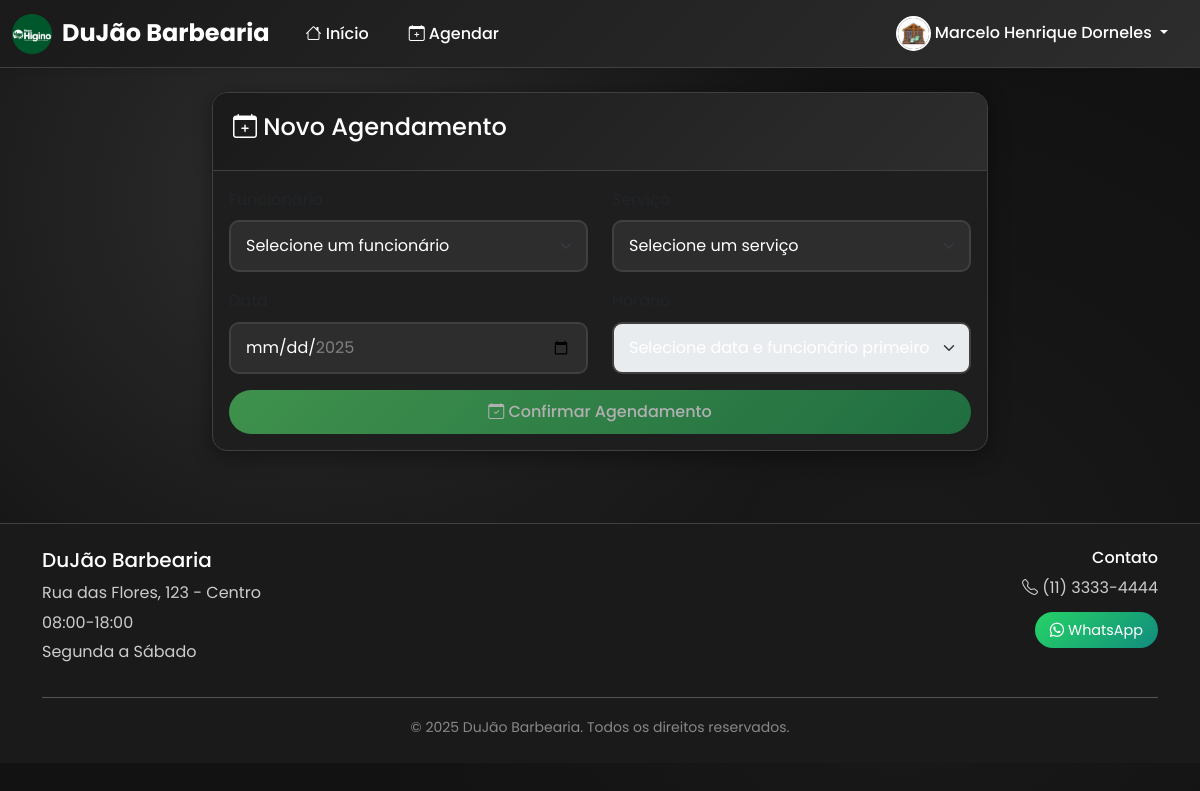
/agendamento (signed in), run on the app's committed database.
### tables this page shows
CREATE TABLE configuracoes (
                id INTEGER PRIMARY KEY AUTOINCREMENT,
                nome_barbearia TEXT DEFAULT 'Barbearia Premium',
                logo_url TEXT DEFAULT '/static/uploads/logo-barbearia.jpg',
                telefone_contato TEXT,
                whatsapp_contato TEXT,
                endereco TEXT,
                horario_funcionamento TEXT DEFAULT '08:00-18:00',
                dias_funcionamento TEXT DEFAULT 'Segunda a Sábado',
                descricao TEXT DEFAULT 'A melhor barbearia da cidade',
                instagram TEXT,
                facebook TEXT
            );

### app.py (the view, shortened to what this page needs)
@app.route('/agendamento', methods=['GET', 'POST'])
def agendamento():
    if 'usuario_id' not in session or session['tipo_usuario'] != 'cliente':
        return redirect(url_for('login'))
    funcionarios = models.listar_funcionarios()
    servicos = models.listar_servicos()
    fidelidade = models.obter_fidelidade_cliente(session['usuario_id'])
    return render_template('agendamento.html',
                         funcionarios=funcionarios,
                         servicos=servicos,
                         fidelidade=fidelidade)

### app.py (called while the page is built)
@app.context_processor
def inject_datetime():
    return dict(datetime=datetime, timedelta=timedelta)

@app.context_processor
def inject_configuracoes():
    configuracoes = models.obter_configuracoes_barbearia()
    if 'usuario_id' in session and session.get('tipo_usuario') == 'admin':
        if configuracoes and configuracoes.get('logo_url'):
            session['foto_perfil'] = configuracoes['logo_url']
        else:
            session['foto_perfil'] = '/static/uploads/logo-barbearia.jpg'
    return dict(configuracoes_barbearia=configuracoes)

### banco.py (called while the page is built)
@contextmanager
def obter_conexao():
    conn = sqlite3.connect(BANCO_NOME, timeout=30.0)
    conn.execute('PRAGMA journal_mode=WAL')
    conn.execute('PRAGMA synchronous=NORMAL')
    conn.execute('PRAGMA cache_size=1000')
    conn.execute('PRAGMA temp_store=MEMORY')
    try:
        yield conn
    except Exception:
        conn.rollback()
        raise
    finally:
        conn.close()

### models.py (called while the page is built)
def listar_funcionarios():
    with obter_conexao() as conn:
        cursor = conn.cursor()
        cursor.execute('''
            SELECT f.id, u.nome, f.valor_corte, f.tipo_pagamento, u.whatsapp, u.foto_perfil
            FROM funcionarios f
            JOIN usuarios u ON f.usuario_id = u.id
            WHERE f.ativo = 1
        ''')
        return cursor.fetchall()

def listar_servicos():
    with obter_conexao() as conn:
        cursor = conn.cursor()
        cursor.execute('''
            SELECT id, nome, preco, duracao
            FROM servicos
            WHERE ativo = 1
        ''')
        return cursor.fetchall()

def obter_fidelidade_cliente(cliente_id):
    with obter_conexao() as conn:
        cursor = conn.cursor()
        cursor.execute('''
            SELECT id, cliente_id, cortes_realizados, cortes_gratuitos_disponiveis
            FROM fidelidade
            WHERE cliente_id = ?
        ''', (cliente_id,))
        return cursor.fetchone()

### templates/agendamento.html (shortened to what this page needs)
{% extends "base.html" %}
{% block conteudo %}
<div class="row justify-content-center">
    <div class="col-md-8">
        <div class="card">
            <div class="card-header">
                <h4><i class="bi bi-calendar-plus"></i> Novo Agendamento</h4>
            </div>
            <div class="card-body">
                <form method="POST" id="formAgendamento">
                    <div class="row">
                        <div class="col-md-6 mb-3">
                            <label for="funcionario_id" class="form-label">Funcionário</label>
                            <select class="form-select" id="funcionario_id" name="funcionario_id" required>
                                <option value="">Selecione um funcionário</option>
                            </select>
                        </div>
                        <div class="col-md-6 mb-3">
                            <label for="servico_id" class="form-label">Serviço</label>
                            <select class="form-select" id="servico_id" name="servico_id" required>
                                <option value="">Selecione um serviço</option>
                            </select>
                        </div>
                    </div>
                    <div class="row">
                        <div class="col-md-6 mb-3">
                            <label for="data" class="form-label">Data</label>
                            <input type="date" class="form-control" id="data" name="data" required>
                        </div>
                        <div class="col-md-6 mb-3">
                            <label for="horario" class="form-label">Horário</label>
                            <select class="form-select" id="horario" name="horario" required disabled>
                                <option value="">Selecione data e funcionário primeiro</option>
                            </select>
                        </div>
                    </div>
                    <div class="d-grid">
                        <button type="submit" class="btn btn-success" id="btnAgendar" disabled>
                            <i class="bi bi-calendar-check"></i> Confirmar Agendamento
                        </button>
                    </div>
                </form>
            </div>
        </div>
    </div>
</div>
{% endblock %}

### templates/base.html (shortened to what this page needs)
<!DOCTYPE html>
<html lang="pt-BR">
<head>
    <link href="https://cdn.jsdelivr.net/npm/bootstrap@5.3.0/dist/css/bootstrap.min.css" rel="stylesheet">
    <link href="https://cdn.jsdelivr.net/npm/bootstrap-icons@1.10.0/font/bootstrap-icons.css" rel="stylesheet">
</head>
<body>
    <nav class="navbar navbar-expand-lg navbar-dark">
        <div class="container-fluid">
            <a class="navbar-brand logo-container" href="{% if session.tipo_usuario == 'admin' %}{{ url_for('dashboard_admin') }}{% elif session.tipo_usuario == 'funcionario' %}{{ url_for('dashboard_funcionario') }}{% else %}{{ url_for('dashboard_cliente') }}{% endif %}">
                <img src="{{ configuracoes_barbearia.logo_url if configuracoes_barbearia and configuracoes_barbearia.logo_url else 'https://images.pexels.com/photos/1319460/pexels-photo-1319460.jpeg?auto=compress&cs=tinysrgb&w=100&h=100&fit=crop' }}" alt="Logo" class="logo-img">
                <span>{{ configuracoes_barbearia.nome_barbearia if configuracoes_barbearia else 'Barbearia Premium' }}</span>
            </a>
            <div class="collapse navbar-collapse" id="navbarNav">
                <ul class="navbar-nav me-auto">
                    {% if session.usuario_id %}
                        {% if session.tipo_usuario == 'admin' %}
                            <li class="nav-item">
                                <a class="nav-link" href="{{ url_for('dashboard_admin') }}">
                                    <i class="bi bi-speedometer2"></i> Dashboard
                                </a>
                            </li>
                            <li class="nav-item">
                                <a class="nav-link" href="{{ url_for('gerenciar_funcionarios') }}">
                                    <i class="bi bi-people"></i> Funcionários
                                </a>
                            </li>
                            <li class="nav-item">
                                <a class="nav-link" href="{{ url_for('listar_clientes') }}">
                                    <i class="bi bi-person-lines-fill"></i> Clientes
                                </a>
                            </li>
                            <li class="nav-item">
                                <a class="nav-link" href="{{ url_for('configuracoes_barbearia') }}">
                                    <i class="bi bi-gear"></i> Configurações
                                </a>
                            </li>
                        {% elif session.tipo_usuario == 'funcionario' %}
                            <li class="nav-item">
                                <a class="nav-link" href="{{ url_for('dashboard_funcionario') }}">
                                    <i class="bi bi-calendar-check"></i> Meus Agendamentos
                                </a>
                            </li>
                        {% else %}
                            <li class="nav-item">
                                <a class="nav-link" href="{{ url_for('dashboard_cliente') }}">
                                    <i class="bi bi-house"></i> Início
                                </a>
                            </li>
                            <li class="nav-item">
                                <a class="nav-link" href="{{ url_for('agendamento') }}">
                                    <i class="bi bi-calendar-plus"></i> Agendar
                                </a>
                            </li>
                        {% endif %}
                    {% endif %}
                </ul>
                <ul class="navbar-nav">
                    {% if session.usuario_id %}
                        <li class="nav-item dropdown">
                            <a class="nav-link dropdown-toggle" href="#" role="button" data-bs-toggle="dropdown">
                                <img src="{{ session.foto_perfil if session.foto_perfil else (configuracoes_barbearia.logo_url if session.tipo_usuario == 'admin' and configuracoes_barbearia else '/static/uploads/default-user.jpg') }}" alt="Perfil" class="perfil-img">
                                {{ session.nome_usuario }}
                            </a>
                        </li>
                    {% endif %}
                </ul>
            </div>
        </div>
    </nav>
    <div class="container-fluid py-4">
        {% block conteudo %}{% endblock %}
    </div>
    <footer class="py-4 mt-5" style="background-color: var(--cor-primaria); border-top: 1px solid var(--cor-border);">
        <div class="container">
            <div class="row">
                <div class="col-md-6">
                    <h5 style="color: white;">{{ configuracoes_barbearia.nome_barbearia if configuracoes_barbearia else 'Barbearia Premium' }}</h5>
                    <p class="mb-1" style="color: #ccc;">{{ configuracoes_barbearia.endereco if configuracoes_barbearia else 'Endereço não informado' }}</p>
                    <p class="mb-1" style="color: #ccc;">{{ configuracoes_barbearia.horario_funcionamento if configuracoes_barbearia else 'Horário não informado' }}</p>
                    <p style="color: #ccc;">{{ configuracoes_barbearia.dias_funcionamento if configuracoes_barbearia else 'Dias não informados' }}</p>
                </div>
                <div class="col-md-6 text-md-end">
                    <h6 style="color: white;">Contato</h6>
                    {% if configuracoes_barbearia and configuracoes_barbearia.telefone_contato %}
                        <p style="color: #ccc;"><i class="bi bi-telephone"></i> {{ configuracoes_barbearia.telefone_contato }}</p>
                    {% endif %}
                    {% if configuracoes_barbearia and configuracoes_barbearia.whatsapp_contato %}
                        <a href="https://wa.me/55{{ configuracoes_barbearia.whatsapp_contato }}" class="whatsapp-btn" target="_blank">
                            <i class="bi bi-whatsapp"></i> WhatsApp
                        </a>
                    {% endif %}
                </div>
            </div>
            <hr>
            <div class="text-center">
                <small style="color: #888;">&copy; 2025 {{ configuracoes_barbearia.nome_barbearia if configuracoes_barbearia else 'Barbearia Premium' }}. Todos os direitos reservados.</small>
            </div>
        </div>
    </footer>
</body>
</html>

### templates/base.html (style rules this page uses)
:root { --cor-primaria: #1a1a1a; --cor-secundaria: #2d2d2d; --cor-destaque: #ff6b6b; --cor-sucesso: #51cf66; --cor-aviso: #ffd43b; --cor-info: #74c0fc; --cor-fundo: #121212; --cor-texto: #ffffff; --cor-card: #1e1e1e; --cor-input: #2d2d2d; --cor-border: #404040; --cor-hover: #333333; }
* { margin: 0; padding: 0; box-sizing: border-box; }
body { font-family: 'Poppins', sans-serif; background-color: var(--cor-fundo); color: var(--cor-texto); line-height: 1.6; background-image: radial-gradient(circle at 25% 25%, #2d2d2d 0%, transparent 50%), radial-gradient(circle at 75% 75%, #1a1a1a 0%, transparent 50%); min-height: 100vh; }
.navbar-brand { font-weight: 700; font-size: 1.5rem; }
.navbar { background: linear-gradient(135deg, var(--cor-primaria), var(--cor-secundaria)) !important; box-shadow: 0 2px 10px rgba(0,0,0,0.1); border-bottom: 1px solid var(--cor-border); }
.navbar-nav .nav-link { color: white !important; font-weight: 500; transition: all 0.3s ease; margin: 0 5px; border-radius: 5px; padding: 8px 15px !important; }
.card { border: none; border-radius: 15px; background-color: var(--cor-card); box-shadow: 0 5px 20px rgba(0,0,0,0.4); transition: all 0.3s ease; overflow: hidden; border: 1px solid var(--cor-border); }
.card-header { background: linear-gradient(135deg, var(--cor-primaria), var(--cor-secundaria)); color: white; border: none; padding: 20px; font-weight: 600; border-bottom: 1px solid var(--cor-border); }
.btn { border-radius: 25px; font-weight: 500; padding: 10px 25px; transition: all 0.3s ease; border: none; }
.btn-success { background: linear-gradient(135deg, var(--cor-sucesso), #229954); }
.form-control, .form-select { border-radius: 10px; border: 2px solid var(--cor-border); padding: 12px 15px; transition: all 0.3s ease; background-color: var(--cor-input); color: var(--cor-texto); }
.form-control::placeholder { color: #888; }
.logo-container { display: flex; align-items: center; gap: 10px; }
.logo-img { width: 40px; height: 40px; border-radius: 50%; object-fit: cover; }
.perfil-img { width: 35px; height: 35px; border-radius: 50%; object-fit: cover; border: 2px solid white; }
.whatsapp-btn { background: linear-gradient(135deg, #25d366, #128c7e); color: white; text-decoration: none; padding: 8px 15px; border-radius: 20px; font-size: 0.9rem; transition: all 0.3s ease; }

### data on the page
configuracoes: logo_url (picture), nome_barbearia "DuJão Barbearia", endereco "Rua das Flores, 123 - Centro", horario_funcionamento "08:00-18:00", dias_funcionamento "Segunda a Sábado", telefone_contato "(11) 3333-4444"

### other printed values
{{ session.nome_usuario }} "Marcelo Henrique Dorneles"
